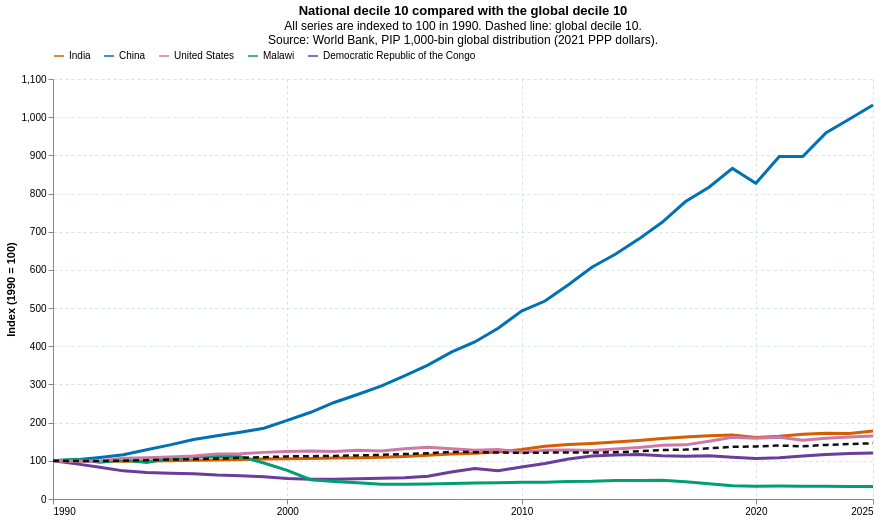

The notebook cell saved with this chart:
### Markdown cell above
## Idea. National decile 10 compared with the global decile 10

This visualization repeats the comparison for the richest 10% of the population. Solid lines show national decile 10; the dashed line shows global decile 10. All series are indexed to 100 in 1990.

### Code cell
country_decile10 = (
    bins[
        bins['code'].isin(country_codes)
        & bins['year'].between(START_YEAR, END_YEAR)
        & bins['quantile'].between(901, 1000)
    ]
    .groupby(['code', 'year'], as_index=False)
    .agg(decile10_welfare=('welf_b', 'mean'))
)
country_decile10['country'] = country_decile10['code'].map(country_codes)

country_decile10_base = (
    country_decile10[country_decile10['year'] == START_YEAR]
    .set_index('code')['decile10_welfare']
)
country_decile10['index_1990'] = (
    100 * country_decile10['decile10_welfare']
    / country_decile10['code'].map(country_decile10_base)
)

global_decile10 = deciles[deciles['decile'] == 10][['year', 'mean_welf']].copy()
global_decile10_base = global_decile10.set_index('year')['mean_welf'].loc[START_YEAR]
global_decile10['index_1990'] = 100 * global_decile10['mean_welf'] / global_decile10_base

country_decile10_lines = alt.Chart(country_decile10).mark_line(strokeWidth=3).encode(
    x=alt.X(
        'year:Q',
        title=None,
        scale=alt.Scale(domain=[START_YEAR, END_YEAR]),
        axis=alt.Axis(format='d', values=YEAR_TICKS),
    ),
    y=alt.Y(
        'index_1990:Q',
        title='Index (1990 = 100)',
        scale=alt.Scale(zero=False),
    ),
    color=alt.Color(
        'country:N',
        title=None,
        scale=alt.Scale(domain=country_order, range=list(country_colors.values())),
        legend=alt.Legend(orient='top'),
    ),
    tooltip=[
        alt.Tooltip('year:O', title='Year'),
        alt.Tooltip('country:N', title='Country'),
        alt.Tooltip('decile10_welfare:Q', title='National decile 10 welfare', format='.2f'),
        alt.Tooltip('index_1990:Q', title='Index', format='.1f'),
    ],
)

global_decile10_line = alt.Chart(global_decile10).mark_line(
    color='#111111',
    strokeDash=[6, 4],
    strokeWidth=2.5,
).encode(
    x=alt.X('year:Q'),
    y=alt.Y('index_1990:Q'),
    tooltip=[
        alt.Tooltip('year:O', title='Year'),
        alt.Tooltip('mean_welf:Q', title='Global decile 10 welfare', format='.2f'),
        alt.Tooltip('index_1990:Q', title='Global index', format='.1f'),
    ],
)

decile10_chart = (
    (country_decile10_lines + global_decile10_line)
    .properties(
        width=820,
        height=420,
        title=alt.TitleParams(
            'National decile 10 compared with the global decile 10',
            subtitle=['All series are indexed to 100 in 1990. Dashed line: global decile 10.', SOURCE],
        ),
    )
    .configure_view(stroke=None)
    .configure_axis(grid=True, gridColor='#d9e2ec', gridDash=[3, 3])
)

decile10_chart.save(str(FIG_DIR / 'national_decile10_index.png'), scale_factor=2)
decile10_chart

### Figure 1 — Vega-Lite specification as saved in the notebook (floating-point values rounded to 4 significant figures; data arrays with more than 128 entries replaced by an {"elided": "..."} marker saying what was removed)
{"config": {"view": {"continuousWidth": 300, "continuousHeight": 300, "stroke": null}, "axis": {"grid": true, "gridColor": "#d9e2ec", "gridDash": [3, 3]}}, "layer": [{"data": {"name": "data-5dddcb177b51176e7c59fbbe0f775e33"}, "mark": {"type": "line", "strokeWidth": 3}, "encoding": {"color": {"field": "country", "legend": {"orient": "top"}, "scale": {"domain": ["India", "China", "United States", "Malawi", "Democratic Republic of the Congo"], "range": ["#D55E00", "#0072B2", "#CC79A7", "#009E73", "#6A3D9A"]}, "title": null, "type": "nominal"}, "tooltip": [{"field": "year", "title": "Year", "type": "ordinal"}, {"field": "country", "title": "Country", "type": "nominal"}, {"field": "decile10_welfare", "format": ".2f", "title": "National decile 10 welfare", "type": "quantitative"}, {"field": "index_1990", "format": ".1f", "title": "Index", "type": "quantitative"}], "x": {"axis": {"format": "d", "values": [1990, 2000, 2010, 2020, 2025]}, "field": "year", "scale": {"domain": [1990, 2025]}, "title": null, "type": "quantitative"}, "y": {"field": "index_1990", "scale": {"zero": false}, "title": "Index (1990 = 100)", "type": "quantitative"}}}, {"data": {"name": "data-1c46ec90472a1392ec26dc43be966865"}, "mark": {"type": "line", "color": "#111111", "strokeDash": [6, 4], "strokeWidth": 2.5}, "encoding": {"tooltip": [{"field": "year", "title": "Year", "type": "ordinal"}, {"field": "mean_welf", "format": ".2f", "title": "Global decile 10 welfare", "type": "quantitative"}, {"field": "index_1990", "format": ".1f", "title": "Global index", "type": "quantitative"}], "x": {"field": "year", "type": "quantitative"}, "y": {"field": "index_1990", "type": "quantitative"}}}], "height": 420, "title": {"text": "National decile 10 compared with the global decile 10", "subtitle": ["All series are indexed to 100 in 1990. Dashed line: global decile 10.", "Source: World Bank, PIP 1,000-bin global distribution (2021 PPP dollars)."]}, "width": 820, "$schema": "https://vega.github.io/schema/vega-lite/v6.4.1.json", "datasets": {"data-5dddcb177b51176e7c59fbbe0f775e33": {"elided": "180 records"}, "data-1c46ec90472a1392ec26dc43be966865": [{"year": 1990, "mean_welf": 70.93, "index_1990": 100.0}, {"year": 1991, "mean_welf": 70.73, "index_1990": 99.72}, {"year": 1992, "mean_welf": 70.7, "index_1990": 99.68}, {"year": 1993, "mean_welf": 71.25, "index_1990": 100.4}, {"year": 1994, "mean_welf": 72.2, "index_1990": 101.8}, {"year": 1995, "mean_welf": 73.21, "index_1990": 103.2}, {"year": 1996, "mean_welf": 74.05, "index_1990": 104.4}, {"year": 1997, "mean_welf": 75.04, "index_1990": 105.8}, {"year": 1998, "mean_welf": 76.51, "index_1990": 107.9}, {"year": 1999, "mean_welf": 77.68, "index_1990": 109.5}, {"year": 2000, "mean_welf": 79.18, "index_1990": 111.6}, {"year": 2001, "mean_welf": 79.58, "index_1990": 112.2}, {"year": 2002, "mean_welf": 80.09, "index_1990": 112.9}, {"year": 2003, "mean_welf": 80.99, "index_1990": 114.2}, {"year": 2004, "mean_welf": 81.96, "index_1990": 115.5}, {"year": 2005, "mean_welf": 83.49, "index_1990": 117.7}, {"year": 2006, "mean_welf": 85.09, "index_1990": 120.0}, {"year": 2007, "mean_welf": 87.35, "index_1990": 123.2}, {"year": 2008, "mean_welf": 87.05, "index_1990": 122.7}, {"year": 2009, "mean_welf": 86.32, "index_1990": 121.7}, {"year": 2010, "mean_welf": 85.66, "index_1990": 120.8}, {"year": 2011, "mean_welf": 86.15, "index_1990": 121.4}, {"year": 2012, "mean_welf": 86.32, "index_1990": 121.7}, {"year": 2013, "mean_welf": 86.3, "index_1990": 121.7}, {"year": 2014, "mean_welf": 86.89, "index_1990": 122.5}, {"year": 2015, "mean_welf": 88.76, "index_1990": 125.1}, {"year": 2016, "mean_welf": 90.82, "index_1990": 128.0}, {"year": 2017, "mean_welf": 91.84, "index_1990": 129.5}, {"year": 2018, "mean_welf": 94.09, "index_1990": 132.7}, {"year": 2019, "mean_welf": 96.93, "index_1990": 136.7}, {"year": 2020, "mean_welf": 97.6, "index_1990": 137.6}, {"year": 2021, "mean_welf": 99.29, "index_1990": 140.0}, {"year": 2022, "mean_welf": 97.93, "index_1990": 138.1}, {"year": 2023, "mean_welf": 100.5, "index_1990": 141.7}, {"year": 2024, "mean_welf": 102.2, "index_1990": 144.1}, {"year": 2025, "mean_welf": 103.4, "index_1990": 145.8}]}}
